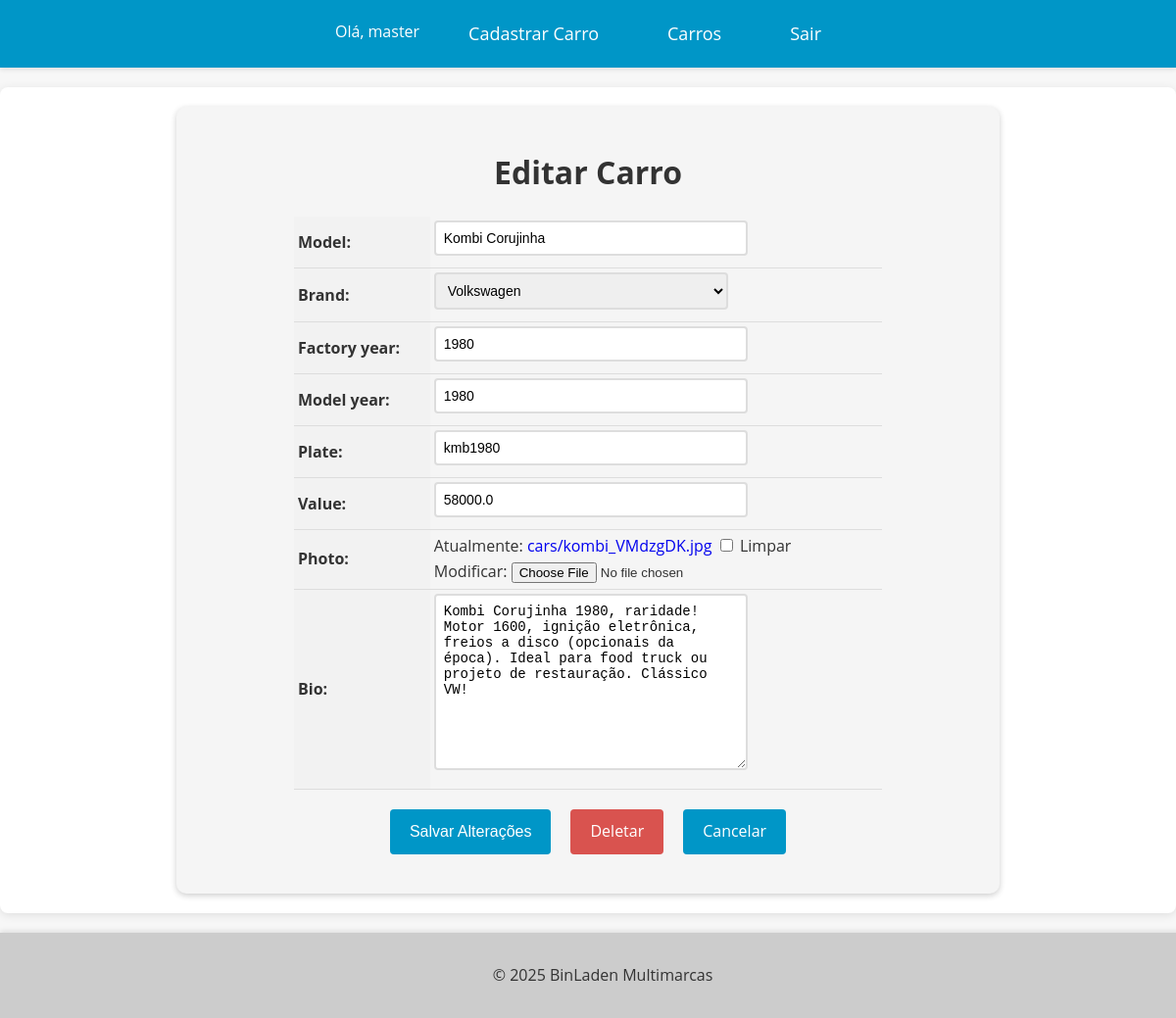
Page /car/33/update/ (signed in) on the committed database.
### cars/models.py (models this page shows, shortened)
class Car(models.Model):
    id = models.AutoField(primary_key=True)
    model = models.CharField(max_length=200)
    brand = models.ForeignKey(Brand, on_delete=models.PROTECT, related_name='car_brand')
    factory_year = models.IntegerField(blank=True, null=True)
    model_year = models.IntegerField(blank=True, null=True)
    plate = models.CharField(max_length=100, blank=True, null=True)
    value = models.FloatField(blank=True, null=True)
    photo = models.ImageField(upload_to='cars/', blank=True, null=True)
    bio = models.TextField(blank=True, null=True)

### cars/views.py (the view, shortened to what this page needs)
# urls.py: path('car/<int:pk>/update/', CarUpdateView.as_view(), name='car_update'),
@method_decorator(login_required(login_url='login'), name='dispatch')
class CarUpdateView(UpdateView):
    model = Car
    form_class = CarModelForm
    template_name = 'car_update.html'

### cars/forms.py (shortened to what this page needs)
class CarModelForm(forms.ModelForm):
    class Meta:
        model = Car
        fields = '__all__'

### cars/models.py (called while the page is built)
    def __str__(self):
        return self.name

### cars/templates/car_update.html (shortened to what this page needs)
{% extends "base.html" %}
{% block content %}
  <form method="post" enctype="multipart/form-data">
    <h1>Editar Carro</h1>
    <table>
      {{ form.as_table }}
    </table>
    <div>
      <div class="buttons-container">
        <input type="submit" value="Salvar Alterações" class="btn btn-primary">
        <a href="{% url 'car_delete' pk=object.pk %}" class="btn btn-danger">Deletar</a>
        <a href="{% url 'cars_list' %}" class="btn btn-secondary">Cancelar</a>
      </div>
    </div>
  </form>
{% endblock %}

### app/templates/base.html (shortened to what this page needs)
<!DOCTYPE html>
<html lang="en">
<head>
</head>
<body>
  <header>
    <nav>
      <ul>
        {% if user.is_authenticated %}
          <li>Olá, {{ user.username }}</li>
          <li><a href="{% url 'new_car' %}">Cadastrar Carro</a></li>
          <li><a href="{% url 'cars_list' %}">Carros</a></li>
          <li><a href="{% url 'logout' %}">Sair</a></li>
        {% endif %}
      </ul>
    </nav>
  </header>
  <main>
    {% block content %}
    {% endblock %}
  </main>
  <footer>
    <p>&copy; 2025 BinLaden Multimarcas</p>
  </footer>
</body>
</html>

### app/templates/base.html (style rules this page uses)
body { font-family: 'Open Sans', sans-serif; background-color: #f7f7f7; color: #333; margin: 0; padding: 0; line-height: 1.6; }
header { background-color: #0096c7; color: #fff; text-align: center; padding: 20px 0; box-shadow: 0 2px 5px rgba(0, 0, 0, 0.1); }
nav { display: flex; justify-content: center; align-items: center; }
nav ul { list-style: none; margin: 0; padding: 0; display: flex; }
nav ul li { margin: 0 15px; }
nav ul li a { color: #fff; text-decoration: none; font-size: 18px; padding: 10px 20px; border-radius: 5px; transition: background-color 0.3s ease, transform 0.2s ease; }
main { max-width: 1200px; margin: 20px auto; padding: 20px; background-color: #fff; border-radius: 8px; box-shadow: 0 2px 10px rgba(0, 0, 0, 0.1); }
footer { background-color: #ccc; color: #333; padding: 15px; text-align: center; position: relative; bottom: 0; width: 100%; box-shadow: 0 -2px 5px rgba(0, 0, 0, 0.1); }

### cars/templates/car_update.html (style rules this page uses)
form { max-width: 800px; margin: 0 auto; padding: 20px; background-color: #f5f5f5; border-radius: 10px; box-shadow: 0 2px 6px rgba(0, 0, 0, 0.2); }
form h1 { font-size: 2rem; margin-bottom: 20px; text-align: center; }
table { margin: 0 auto; border-collapse: collapse; width: 100%; max-width: 600px; }
th, td { padding: 4px; text-align: left; border-bottom: 1px solid #ddd; }
th { background-color: #f2f2f2; }
input[type="text"], input[type="number"], select, textarea { padding: 8px; font-size: 14px; border: 2px solid #ddd; border-radius: 4px; width: 100%; max-width: 300px; margin-bottom: 8px; transition: border-bottom-color 0.3s ease-in-out; }
.btn { background-color: #0096c7; color: #fff; border: none; padding: 10px 20px; font-size: 16px; border-radius: 4px; cursor: pointer; transition: background-color 0.3s ease-in-out; }
.buttons-container { display: flex; justify-content: center; margin-top: 20px; margin-bottom: 20px; }
.btn { display: inline-block; background-color: #0096c7; color: #fff; border: none; padding: 10px 20px; font-size: 16px; border-radius: 4px; cursor: pointer; transition: background-color 0.3s ease-in-out; margin: 0 10px; }
.btn-danger { background-color: #d9534f; text-decoration: none !important; }
a { text-decoration: none !important; }

### rows in the picture
Car: model "Kombi Corujinha", brand "Volkswagen", factory_year "1980", model_year "1980", plate "kmb1980", value "58000.0", bio "Kombi Corujinha 1980, raridade! Motor 1600, ignição eletrônica, freios a disco (opcionais da época). Ideal para food truck ou projeto de restauração. Clássico VW!"

### other values in the picture
{{ user.username }} "master"
